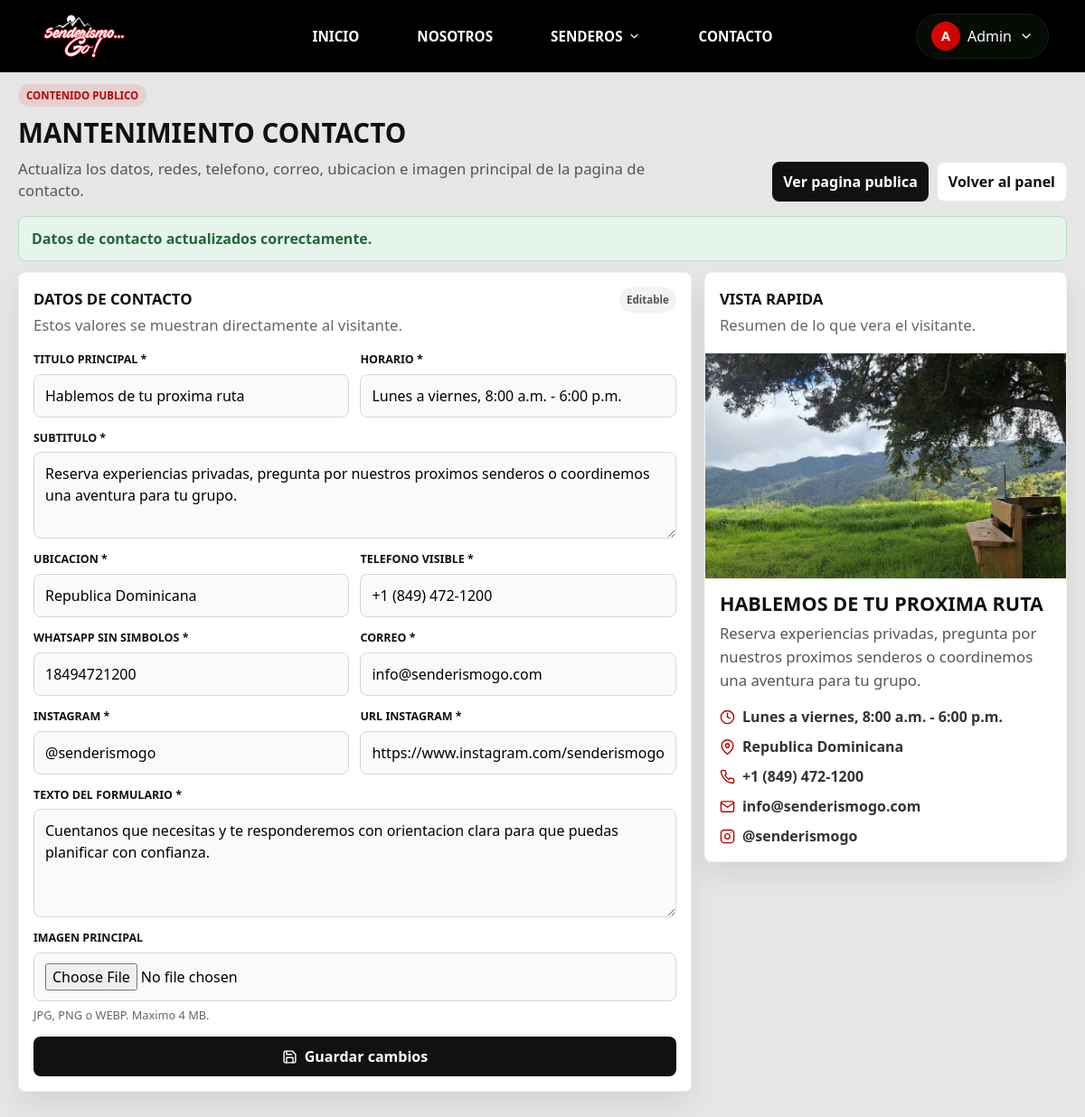
The app's page /mantenimientos/mantenimiento_contacto.php (signed in) with its own data.
### tables this page shows
CREATE TABLE `configuracion_contacto` (
  `id` tinyint(3) unsigned NOT NULL DEFAULT 1,
  `hero_imagen` varchar(255) NOT NULL DEFAULT 'imagenes/paisajes/hero.jpg',
  `titulo` varchar(160) NOT NULL,
  `subtitulo` varchar(255) NOT NULL,
  `horario` varchar(160) NOT NULL,
  `ubicacion` varchar(160) NOT NULL,
  `telefono` varchar(40) NOT NULL,
  `whatsapp` varchar(40) NOT NULL,
  `email` varchar(160) NOT NULL,
  `instagram` varchar(80) NOT NULL,
  `instagram_url` varchar(255) NOT NULL,
  `texto_formulario` text NOT NULL,
  `updated_at` timestamp NOT NULL DEFAULT current_timestamp() ON UPDATE current_timestamp(),
  PRIMARY KEY (`id`)
);

### mantenimientos/mantenimiento_contacto.php (the view, shortened to what this page needs)
<?php
require_once __DIR__ . '/../bd/conexion.php';
$cssFiles = [
    "css/global.css",
    "css/barra_navegacion.css",
    "css/contacto_admin.css"
];
$sqlTabla = "
    CREATE TABLE IF NOT EXISTS configuracion_contacto (
        id TINYINT UNSIGNED NOT NULL PRIMARY KEY DEFAULT 1,
        hero_imagen VARCHAR(255) NOT NULL DEFAULT 'imagenes/paisajes/hero.jpg',
        titulo VARCHAR(160) NOT NULL,
        subtitulo VARCHAR(255) NOT NULL,
        horario VARCHAR(160) NOT NULL,
        ubicacion VARCHAR(160) NOT NULL,
        telefono VARCHAR(40) NOT NULL,
        whatsapp VARCHAR(40) NOT NULL,
        email VARCHAR(160) NOT NULL,
        instagram VARCHAR(80) NOT NULL,
        instagram_url VARCHAR(255) NOT NULL,
        texto_formulario TEXT NOT NULL,
        updated_at TIMESTAMP NOT NULL DEFAULT CURRENT_TIMESTAMP ON UPDATE CURRENT_TIMESTAMP
    ) ENGINE=InnoDB DEFAULT CHARSET=utf8mb4 COLLATE=utf8mb4_general_ci
";
mysqli_query($conn, $sqlTabla);
$contacto = [
    'hero_imagen' => 'imagenes/paisajes/hero.jpg',
    'titulo' => 'Hablemos de tu proxima ruta',
    'subtitulo' => 'Reserva experiencias privadas, pregunta por nuestros proximos senderos o coordinemos una aventura para tu grupo.',
    'horario' => 'Lunes a viernes, 8:00 a.m. - 6:00 p.m.',
    'ubicacion' => 'Republica Dominicana',
    'telefono' => '+1 (849) 472-1200',
    'whatsapp' => '18494721200',
    'email' => 'info@senderismogo.com',
    'instagram' => '@senderismogo',
    'instagram_url' => 'https://www.instagram.com/senderismogo',
    'texto_formulario' => 'Cuentanos que necesitas y te responderemos con orientacion clara para que puedas planificar con confianza.',
];
$res = mysqli_query($conn, "SELECT * FROM configuracion_contacto WHERE id = 1 LIMIT 1");
if ($res && ($row = mysqli_fetch_assoc($res))) {
    foreach ($contacto as $campo => $valor) {
        if (isset($row[$campo]) && trim((string) $row[$campo]) !== '') {
            $contacto[$campo] = $row[$campo];
        }
    }
}
function hc($value): string
{
    return htmlspecialchars((string) $value, ENT_QUOTES, 'UTF-8');
}
include_once __DIR__ . '/../componentes/encabezado.php';
include_once __DIR__ . '/../componentes/barra_navegacion.php';
?>
<main class="contacto-admin-page">
    <div class="contacto-admin-container">
        <header class="contacto-admin-header">
            <div>
                <span class="contacto-admin-kicker">Contenido publico</span>
                <h1>Mantenimiento Contacto</h1>
                <p>Actualiza los datos, redes, telefono, correo, ubicacion e imagen principal de la pagina de contacto.</p>
            </div>
            <div class="contacto-admin-actions">
                <a href="<?= BASE_URL ?>pantallas/contacto.php" target="_blank" class="contacto-admin-link">Ver pagina publica</a>
                <a href="<?= BASE_URL ?>pantallas/panel_administrativo.php" class="contacto-admin-link soft">Volver al panel</a>
            </div>
        </header>
        <?php if (!empty($_SESSION['contacto_admin_success'])): ?>
            <div class="contacto-alert success"><?= hc($_SESSION['contacto_admin_success']) ?></div>
        <?php endif; ?>
        <section class="contacto-admin-grid">
            <form class="contacto-admin-card contacto-admin-form" method="POST" action="<?= BASE_URL ?>procesos/proceso_mantenimiento_contacto.php" enctype="multipart/form-data">
                <div class="contacto-card-head">
                    <div>
                        <h2>Datos de contacto</h2>
                        <p>Estos valores se muestran directamente al visitante.</p>
                    </div>
                    <span>Editable</span>
                </div>
                <div class="form-grid two">
                    <label>
                        <span>Titulo principal *</span>
                        <input type="text" name="titulo" maxlength="160" required value="<?= hc($contacto['titulo']) ?>">
                    </label>
                    <label>
                        <span>Horario *</span>
                        <input type="text" name="horario" maxlength="160" required value="<?= hc($contacto['horario']) ?>">
                    </label>
                </div>
                <label>
                    <span>Subtitulo *</span>
                    <textarea name="subtitulo" maxlength="255" rows="3" required><?= hc($contacto['subtitulo']) ?></textarea>
                </label>
                <div class="form-grid two">
                    <label>
                        <span>Ubicacion *</span>
                        <input type="text" name="ubicacion" maxlength="160" required value="<?= hc($contacto['ubicacion']) ?>">
                    </label>
                    <label>
                        <span>Telefono visible *</span>
                        <input type="text" name="telefono" maxlength="40" required value="<?= hc($contacto['telefono']) ?>">
                    </label>
                </div>
                <div class="form-grid two">
                    <label>
                        <span>WhatsApp sin simbolos *</span>
                        <input type="text" name="whatsapp" maxlength="40" required value="<?= hc($contacto['whatsapp']) ?>">
                    </label>
                    <label>
                        <span>Correo *</span>
                        <input type="email" name="email" maxlength="160" required value="<?= hc($contacto['email']) ?>">
                    </label>
                </div>
                <div class="form-grid two">
                    <label>
                        <span>Instagram *</span>
                        <input type="text" name="instagram" maxlength="80" required value="<?= hc($contacto['instagram']) ?>">
                    </label>
                    <label>
                        <span>URL Instagram *</span>
                        <input type="url" name="instagram_url" maxlength="255" required value="<?= hc($contacto['instagram_url']) ?>">
                    </label>
                </div>
                <label>
                    <span>Texto del formulario *</span>
                    <textarea name="texto_formulario" maxlength="1200" rows="4" required><?= hc($contacto['texto_formulario']) ?></textarea>
                </label>
                <label>
                    <span>Imagen principal</span>
                    <input type="file" name="hero_imagen" accept="image/jpeg,image/png,image/webp">
                    <small>JPG, PNG o WEBP. Maximo 4 MB.</small>
                </label>
                <button type="submit" class="contacto-submit">
                    <i data-feather="save"></i>
                    Guardar cambios
                </button>
            </form>
            <aside class="contacto-admin-card preview-card">
                <div class="contacto-card-head">
                    <div>
                        <h2>Vista rapida</h2>
                        <p>Resumen de lo que vera el visitante.</p>
                    </div>
                </div>
                <img src="<?= BASE_URL . hc($contacto['hero_imagen']) ?>" alt="Imagen actual de contacto">
                <div class="preview-copy">
                    <h3><?= hc($contacto['titulo']) ?></h3>
                    <p><?= hc($contacto['subtitulo']) ?></p>
                    <ul>
                        <li><i data-feather="clock"></i><?= hc($contacto['horario']) ?></li>
                        <li><i data-feather="map-pin"></i><?= hc($contacto['ubicacion']) ?></li>
                        <li><i data-feather="phone"></i><?= hc($contacto['telefono']) ?></li>
                        <li><i data-feather="mail"></i><?= hc($contacto['email']) ?></li>
                        <li><i data-feather="instagram"></i><?= hc($contacto['instagram']) ?></li>
                    </ul>
                </div>
            </aside>
        </section>
    </div>
</main>
<?php include_once __DIR__ . '/../componentes/pie_pagina.php'; ?>

### componentes/encabezado.php (shortened to what this page needs)
<!DOCTYPE html>
<html lang="es">
<head>
    <script src="https://cdn.tailwindcss.com"></script>
    <?php
    if (isset($cssFiles)) {
        foreach ($cssFiles as $css) {
            echo "<link rel='stylesheet' href='" . BASE_URL . ltrim($css, '/') . "'>\n";
        }
    }
    ?>
</head>
<body class="bg-stone-50 font-sans antialiased">

### componentes/barra_navegacion.php (shortened to what this page needs)
<?php
$isLoggedIn = isset($_SESSION['usuario_id']);
$userName = $_SESSION['usuario_nombre'] ?? '';
$userInitial = $userName ? strtoupper(substr($userName, 0, 1)) : '';
?>
<nav class="fixed top-0 left-0 w-full z-50">
    <div class="w-full px-4 sm:px-6 lg:px-10">
        <div class="flex items-center justify-between h-16 md:h-20">
            <div class="flex items-center">
                <a href="<?= BASE_URL ?>pantallas/inicio.php" class="flex items-center gap-3">
                    <img src="<?= BASE_URL ?>imagenes/logo/logo_sg.png" alt="Senderismo Go!"
                        class="h-12 sm:h-14 md:h-16 w-auto">
                </a>
            </div>
            <div class="hidden md:flex absolute left-1/2 -translate-x-1/2">
                <ul class="flex items-center space-x-8">
                    <li><a href="<?= BASE_URL ?>pantallas/inicio.php" class="nav-link">Inicio</a></li>
                    <li><a href="<?= BASE_URL ?>pantallas/nosotros.php" class="nav-link">Nosotros</a></li>
                    <li class="nav-dropdown">
                        <a href="<?= BASE_URL ?>pantallas/senderos.php" class="nav-link nav-dropdown-toggle">
                            Senderos
                            <i data-feather="chevron-down"></i>
                        </a>
                    </li>
                    <li><a href="<?= BASE_URL ?>pantallas/contacto.php" class="nav-link">Contacto</a></li>
                </ul>
            </div>
            <div class="flex items-center gap-3 md:gap-4">
                <?php if ($isLoggedIn): ?>
                    <div class="hidden md:block relative">
                        <button class="user-dropdown-btn flex items-center gap-2 px-4 py-2 rounded-full">
                            <div class="w-8 h-8 rounded-full flex items-center justify-center">
                                <?= $userInitial ?>
                            </div>
                            <?php $firstName = trim(explode(' ', trim($userName))[0] ?? ''); ?>
                            <span class="font-medium"><?= htmlspecialchars($firstName ?: 'Usuario') ?></span>
                            <i data-feather="chevron-down" class="w-4 h-4"></i>
                        </button>
                    </div>
                <?php endif; ?>
            </div>
        </div>
    </div>
</nav>

### componentes/pie_pagina.php (shortened to what this page needs)
</body>
</html>

### css/global.css (style rules this page uses)
:root { --color-negro: #000000; --color-blanco: #ffffff; --color-rojo: #e10600; --color-rojo-hover: #c00400; --color-gris: #f5f5f5; }
* { margin: 0; padding: 0; box-sizing: border-box; }
body { font-family: 'Montserrat', system-ui, sans-serif; background-color: var(--color-blanco); color: var(--color-negro); }
h1, h2, h3, h4 { font-weight: 700; text-transform: uppercase; }
h1 { font-size: 3rem; }
h2 { font-size: 2.2rem; }
h3 { font-size: 1.5rem; font-weight: 600; }
p { font-size: 1rem; line-height: 1.7; }
@media (min-width: 1024px) { p { font-size: 1.05rem; } }
html, body { min-width: 320px; overflow-x: hidden; }
img, svg, video, canvas { max-width: 100%; }

### css/barra_navegacion.css (style rules this page uses)
nav { background-color: #000 !important; position: fixed; top: 0; left: 0; z-index: 50; width: 100%; min-height: 80px; }
nav > div.w-full { width: 100%; padding-left: 2.5rem; padding-right: 2.5rem; }
nav > div.w-full > div.flex { display: flex; align-items: center; justify-content: space-between; min-height: 80px; }
nav > div.w-full > div.flex > div:last-child { display: flex; align-items: center; gap: .75rem; margin-left: auto; }
nav .absolute.left-1\/2, nav .absolute.left-1\/2.-translate-x-1\/2 { position: absolute; left: 50%; transform: translateX(-50%); }
nav ul { display: flex; align-items: center; gap: 2rem; list-style: none; }
nav .flex { display: flex; }
nav .items-center { align-items: center; }
nav .justify-between { justify-content: space-between; }
nav .gap-2 { gap: .5rem; }
nav .gap-3 { gap: .75rem; }
nav .flex.items-center { transition: height 0.3s ease; }
nav img { transition: transform 0.3s ease; width: auto; height: 64px; max-width: 170px; object-fit: contain; }
nav ul li a.nav-link { color: var(--color-blanco); text-transform: uppercase; font-weight: 600; font-size: 0.95rem; position: relative; transition: all 0.3s ease; }
nav ul li a.nav-link::after { content: ""; position: absolute; left: 50%; transform: translateX(-50%); bottom: -6px; width: 0%; height: 2px; background-color: var(--color-rojo); transition: width 0.3s ease; border-radius: 1px; }
.nav-dropdown { position: relative; }
.nav-dropdown-toggle { display: inline-flex; align-items: center; gap: 6px; }
.nav-dropdown-toggle svg { width: 14px; height: 14px; transition: transform .2s ease; }
.user-dropdown-btn { background-color: rgba(62, 107, 62, 0.1) !important; border: 1px solid rgba(62, 107, 62, 0.2) !important; transition: all 0.3s ease !important; }
.user-dropdown-btn .w-8.h-8 { background: linear-gradient(135deg, var(--color-rojo), var(--color-rojo-hover)); font-weight: 700; }
.user-dropdown-btn { background: rgba(255, 255, 255, 0.08); color: #ffffff; border: 1px solid rgba(255, 255, 255, 0.15); transition: all 0.25s ease; }
.user-dropdown-btn>div { background: #b91c1c; color: #ffffff; font-weight: 700; font-size: 0.9rem; }
.user-dropdown-btn span { color: #ffffff; }
nav { animation: fadeInDown 0.5s ease-out forwards; }
.hidden { display: none !important; }
@media (min-width: 768px) { nav .hidden.md\:flex { display: flex !important; } }
@media (min-width: 768px) { nav .hidden.md\:block { display: block !important; } }

### records on screen
configuracion_contacto: titulo "Hablemos de tu proxima ruta", horario "Lunes a viernes, 8:00 a.m. - 6:00 p.m.", subtitulo "Reserva experiencias privadas, pregunta por nuestros proximos senderos o coordinemos una aventura para tu grupo.", ubicacion "Republica Dominicana", telefono "+1 (849) 472-1200", whatsapp "18494721200", email "info@senderismogo.com", instagram "@senderismogo", instagram_url "https://www.instagram.com/senderismogo", texto_formulario "Cuentanos que necesitas y te responderemos con orientacion clara para que puedas planificar con confianza.", hero_imagen (picture), titulo "HABLEMOS DE TU PROXIMA RUTA"

### other values on screen
$userInitial "A"
$firstName ?: 'Usuario' "Admin"
hc($_SESSION['contacto_admin_success']) "Datos de contacto actualizados correctamente."
